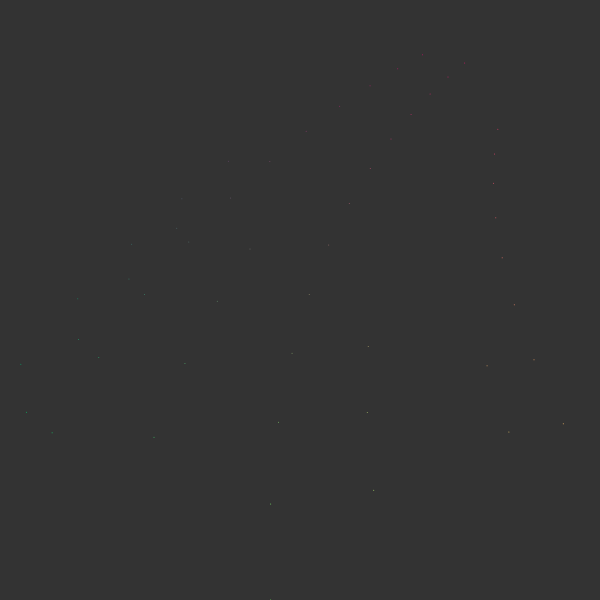
Frame 1 (no input)
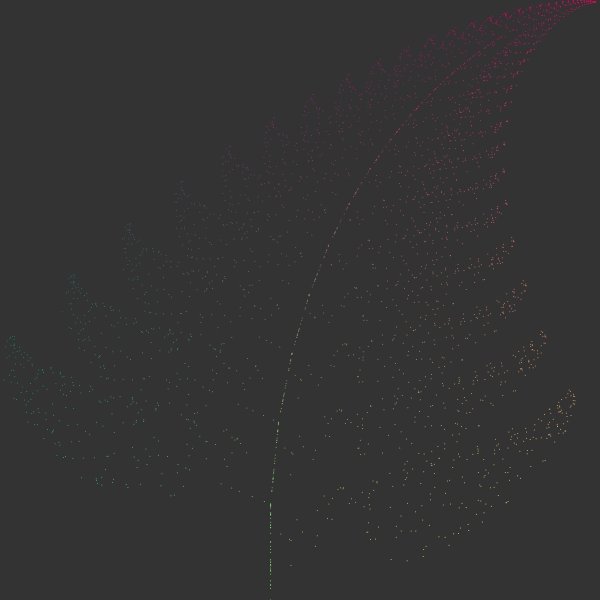
Frame 60 (no input)
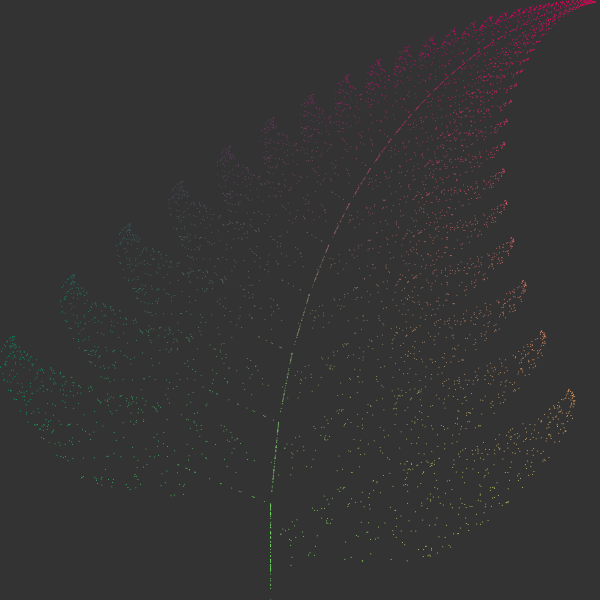
Frame 120 (the mouse pressed at the canvas centre since frame 60)

The p5.js sketch that drew these frames (run headless with seeded random() and noise() and a simulated clock; from frame 60 on, the mouse is pressed at the canvas centre):

// p5.js sketch
// ── sketch.js
let x = 0, y = 0;

function setup() {
  createCanvas(600, 600);
  background(51);
  stroke(255);
}

function render() {
  let r = floor(random(100));
  let _x = 0.0, _y = 0.0;

  if(r == 0) {
    _x = 0;
    _y = 0.16 * y;
  } else if(r  > 0 && r < 8) {
    _x = 0.2 * x - 0.26 * y;
    _y = 0.23 * x + 0.22 * y + 1.6;
  } else if(r >= 8 && r < 15) {
    _x = -0.15 * x + 0.28 * y;
    _y = 0.26 * x + 0.24 * y + 0.44;
  } else {
    _x = 0.85 * x + 0.04 * y;
    _y = -0.04 * x + 0.85 * y + 1.6;
  }

  x = _x;
  y = _y;
}

function dpoint() {
  let x1 = map(x, -2.1820, 2.6558, 0, width);
  let y1 = map(y, 0, 9.9983, height, 0);
  stroke(map(x1, 0, width, 0, 255), map(y1, 0, height, 0, 255), 100);
  point(x1, y1);
}

function draw() {
  for(let i = 0; i < 50; i++) {
    dpoint();
    render();
  }
}
